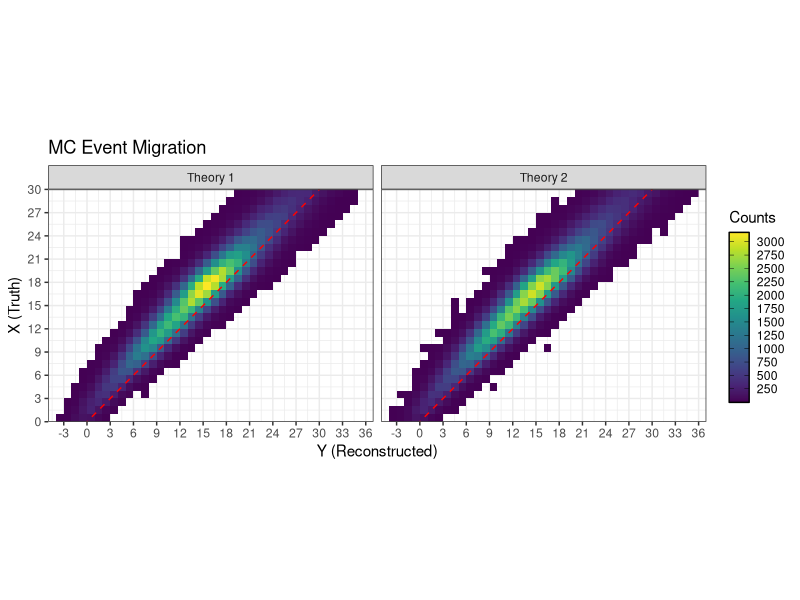

Reproduce this figure in R. (Note: this script raises an error after producing the figure.)
## ---- chunk 1
knitr::opts_chunk$set(echo = FALSE, message = FALSE, warning = FALSE)
## ---- chunk 2
library(tidyverse)
library(gridExtra)
library(grid)
library(gridtext)
library(gtable)
library(knitr)
library(RColorBrewer)
library(viridisLite)
library(viridis)
library(gtools)
library(cowplot)
library(egg)
library(scales)
library(ggforce)
## ---- chunk 3
set.seed(12321)
# Assume 10000 events
nsim_data <- 20000
dmrat <- 20
nsim_mc <- dmrat*nsim_data

# Two possible types of processes with different means but equal variances
loctn <- c(11,18,14)
scale <- c(4,4,5)
p <- 0.25
p1 <- c(0.3,0.7)
p2 <- c((1-p)*p1[1],(1-p)*p1[2],p)
p3 <- p2 + c(-0.04,0.03,0.01)

events_data1 <- c(rmultinom(1, nsim_data, p1))
events_data2 <- c(rmultinom(1, nsim_data, p2))
events_data3 <- c(rmultinom(1, nsim_data, p3))

events_mc1 <- c(rmultinom(1, nsim_mc, p1))
events_mc2 <- c(rmultinom(1, nsim_mc, p2))

x1_data1 <- rcauchy(events_data1[1], location = loctn[1], scale = scale[1])
x2_data1 <- rcauchy(events_data1[2], location = loctn[2], scale = scale[2])
x1_data2 <- rcauchy(events_data2[1], location = loctn[1], scale = scale[1])
x2_data2 <- rcauchy(events_data2[2], location = loctn[2], scale = scale[2])
x3_data2 <- rcauchy(events_data2[3], location = loctn[3], scale = scale[3])
x1_data3 <- rcauchy(events_data3[1], location = loctn[1], scale = scale[1])
x2_data3 <- rcauchy(events_data3[2], location = loctn[2], scale = scale[2])
x3_data3 <- rcauchy(events_data3[3], location = loctn[3], scale = scale[3])
x1_mc1 <- rcauchy(events_mc1[1], location = loctn[1], scale = scale[1])
x2_mc1 <- rcauchy(events_mc1[2], location = loctn[2], scale = scale[2])
x1_mc2 <- rcauchy(events_mc2[1], location = loctn[1], scale = scale[1])
x2_mc2 <- rcauchy(events_mc2[2], location = loctn[2], scale = scale[2])
x3_mc2 <- rcauchy(events_mc2[3], location = loctn[3], scale = scale[3])

x_data <- c(x1_data1,x2_data1,
            x1_data2,x2_data2,x3_data2,
            x1_data3,x2_data3,x3_data3)
x_mc <- c(x1_mc1,x2_mc1,
          x1_mc2,x2_mc2,x3_mc2)

# Efficiency
xdetected_data <- rbernoulli(nsim_data,1-exp(-sqrt(abs(x_data))/4)) == 1
xdetected_mc <- rbernoulli(nsim_mc,1-exp(-sqrt(abs(x_mc))/4)) == 1

# Add Smearing
err_mu_data <- -abs(x_data)^(1/4)
err_sd_data <- log((abs(x_data)+10)/4)
y_data <- x_data + rnorm(3*nsim_data, mean = err_mu_data, sd = err_sd_data)

err_mu_mc <- -abs(x_mc)^(1/4)
err_sd_mc <- log((abs(x_mc)+10)/4)
y_mc <- x_mc + rnorm(2*nsim_mc, mean = err_mu_mc, sd = err_sd_mc)

# Binned representation
xymin <- 2
xymax <- 27
xystep <- 3
dxy <- 2
xyaxes <- c(xymin-dxy,xymin,
            seq(xymin+xystep,xymax-xystep,xystep),
            xymax,xymax+dxy)

sims_data <- tibble("Theory" = 
                      rep(c("Theory 1","Theory 2","Theory 3"),
                          each = nsim_data),
                    "Truth" = x_data,
                    "Reconstructed" = y_data,
                    "Detected" = xdetected_data) %>%
  filter(Truth <= 30 & Truth >= 0)
sims_mc <- tibble("Theory" = 
                    rep(c("Theory 1","Theory 2"),
                        each = nsim_mc),
                  "Truth" = x_mc,
                  "Reconstructed" = y_mc,
                  "Detected" = xdetected_mc) %>%
  filter(Truth <= 30 & Truth >= 0)


bins_data <- sims_data %>%
  pivot_longer(c(Reconstructed,Truth), 
               names_to = "Treatment", 
               values_to = "Bin") %>%
  mutate(Bin = ceiling(Bin)) %>%
  filter(Bin <= 30 & Bin >= 1) %>%
  filter((Treatment == "Reconstructed" & Detected == TRUE) | Treatment == "Truth") %>%
  count(Theory, Bin, Treatment, name = "Counts") %>%
  complete(Theory, Bin=1:30, Treatment, fill = list(Counts=0)) %>%
  mutate(LBin = Bin-1,
         LCounts = cbind(
           rbind(diag(rep(1,62))[c(3,4,3:58,61,62),-c(1,2)],diag(0,60),diag(0,60)),
           rbind(diag(0,60),diag(rep(1,62))[c(3,4,3:58,61,62),-c(1,2)],diag(0,60)),
           rbind(diag(0,60),diag(0,60),diag(rep(1,62))[c(3,4,3:58,61,62),-c(1,2)])) %*% 
           Counts) %>%
  mutate(Density = Counts/nsim_data,
         LDensity = LCounts/nsim_data) %>%
  select(Theory, Treatment,LBin,Bin,LCounts,Counts,LDensity,Density)

bins_mc <- sims_mc %>%
  pivot_longer(c(Reconstructed,Truth), 
               names_to = "Treatment", 
               values_to = "Bin") %>%
  mutate(Bin = ceiling(Bin)) %>%
  filter(Bin <= 30 & Bin >= 1) %>%
  filter((Treatment == "Reconstructed" & Detected == TRUE) | Treatment == "Truth") %>%
  count(Theory, Bin, Treatment, name = "Counts") %>%
  complete(Theory, Bin=1:30,  Treatment, fill = list(Counts=0)) %>%
  mutate(LBin = Bin-1,
         LCounts = cbind(
           rbind(diag(rep(1,62))[c(3,4,3:58,61,62),-c(1,2)],diag(0,60)),
           rbind(diag(0,60),diag(rep(1,62))[c(3,4,3:60),-c(1,2)])) %*% 
           Counts) %>%
  mutate(Density = Counts/nsim_data,
         LDensity = LCounts/nsim_data) %>%
  select(Theory,Treatment,LBin,Bin,LCounts,Counts,LDensity,Density)

bins_all <- rbind(bins_data,bins_mc) %>%
  mutate(Source = c(rep("Data",180),rep("MC",120)),
         LCounts = LCounts/c(rep(1,180),rep(dmrat,120)),
         Counts = Counts/c(rep(1,180),rep(dmrat,120))) %>%
  mutate(Name = paste(Treatment,Source)) %>%
  filter(Source == "MC" | Treatment == "Reconstructed")

bins_all$Name[which(bins_all$Source == "Data")] <- "Reconstructed Data"

#max(sims_mc$Truth,sims_mc$Reconstructed,sims_data$Truth,sims_data$Reconstructed)
## ---- chunk 4
# Continuous representation
X <- seq(0,30,0.01)
nx <- length(X)

fp1x <- dcauchy(X, location = loctn[1], scale = scale[1]) 
fp2x <- dcauchy(X, location = loctn[2], scale = scale[2])
fp3x <- dcauchy(X, location = loctn[3], scale = scale[3])
#fx <- p*dlnorm(X, meanlog = 2.25, sdlog = 0.25) +
#  (1-p)*dlnorm(X, meanlog = 2.8, sdlog = 0.15)

fpx_truth1 <- tibble(X = rep(X,2), Density = c(p1[1]*fp1x,p1[2]*fp2x), 
                     Process = rep(c("Process 1","Process 2"), each = nx),
                     Theory = rep("Theory 1",2*nx))
fpx_truth2 <- tibble(X = rep(X,3), Density = c(p2[1]*fp1x,p2[2]*fp2x,p2[3]*fp3x), 
                     Process = rep(c("Process 1","Process 2","Process 3"), each = nx),
                     Theory = rep("Theory 2",3*nx))
fx_truth1 <- tibble(X = X, Density = p1[1]*fp1x + p1[2]*fp2x, 
                    Theory = rep("Theory 1",nx),Treatment = rep("Truth",nx))
fx_truth2 <- tibble(X = X, Density = p2[1]*fp1x + p2[2]*fp2x + p2[3]*fp3x,
                    Theory = rep("Theory 2",nx),Treatment = rep("Truth",nx))
fy_truth1 <- read.csv("f1yEstimate.csv") %>% 
  mutate(Theory = "Theory 1", Treatment = "Reconstructed")
fy_truth2 <- read.csv("f2yEstimate.csv") %>% 
  mutate(Theory = "Theory 2", Treatment = "Reconstructed")
names(fy_truth1)[1] <- names(fx_truth1)[1] <- 
  names(fy_truth2)[1] <- names(fx_truth2)[1] <- "XY"

# Binned expected counts
bins_expected1 <- read.csv("hist1Expected.csv") %>%
  mutate(LDensity = LCounts,
         Density = Counts,
         LCounts = LCounts*nsim_data,
         Counts = Counts*nsim_data)
bins_expected2 <- read.csv("hist2Expected.csv") %>%
  mutate(LDensity = LCounts,
         Density = Counts,
         LCounts = LCounts*nsim_data,
         Counts = Counts*nsim_data)

# Counts max
fmax_density <- 1.05*max(c(bins_data$Density,bins_mc$Density,
                           fx_truth1$Density,fx_truth2$Density,
                           fy_truth1$Density,fy_truth2$Density,
                           bins_expected1$Density,bins_expected2$Density))
fmax_count <- 1.05*max(c(bins_data$Counts,bins_mc$Counts/dmrat,
                         fx_truth1$Density*nsim_data,fx_truth2$Density*nsim_data,
                         fy_truth1$Density*nsim_data,fy_truth2$Density*nsim_data,
                         bins_expected1$Counts,bins_expected2$Counts))
## ---- chunk 5
# Plotting
continuous1 <- ggplot() + 
  theme_bw() +
  geom_line(data = filter(rbind(fpx_truth1,fpx_truth2),
                            X >= xymin-dxy &
                            X <= xymax+dxy),
            mapping = aes(x = X, 
                          y = nsim_data*Density,
                      color = Process,
                   linetype = Theory)) +
  scale_color_manual(name = NA,
                     labels = c("Process 1",
                                "Process 2",
                                "Process 3"),
                     breaks = c("Process 1",
                                "Process 2",
                                "Process 3"),
                     values = c("Process 1" = "#5e81b5",#alpha("#009E73",0.6),
                                "Process 2" = "#e19c24",#alpha("#0072B2",0.6),
                                "Process 3" = "#8fb032")) +#alpha("#0072B2",1))) +
  scale_linetype_manual(name = NA,
                        labels = c("Theory 1",
                                   "Theory 2"),
                        breaks = c("Theory 1",
                                   "Theory 2"),
                        values = c("Theory 1" = "solid",
                                   "Theory 2" = "solid")) +
  scale_x_continuous("X (Truth)",
                     breaks = xyaxes, 
                     limits = c(xymin-dxy,xymax+dxy), 
                     expand = c(0,0)) +
  scale_y_continuous("Counts",
                     limits = c(0,fmax_count), expand = c(0,0),
                     breaks = seq(0,ceiling(fmax_count),100))+
  theme(panel.grid.major = element_blank(),
        panel.grid.minor = element_blank(), 
        plot.margin = margin(0.15, 0.16, 0.12, 0.1, "cm"),
        legend.text = element_text(size = 7),
        legend.title = element_blank(),
        legend.position = c(.99, 0.99),
        legend.justification = c("right", "top"),
        legend.box.just = "left",
        legend.key.height = unit(10,"points"),
        legend.margin = margin(1,5,5,5,"pt"))

continuous2 <- ggplot() + 
  theme_bw() +
  geom_line(data = rbind(fx_truth1,fx_truth2,
                         fy_truth1,fy_truth2) %>%
              filter(Theory == "Theory 1"),
            mapping = aes(x = XY, 
                          y = nsim_data*Density,
                      color = Treatment),
            alpha = 0.7) +
  geom_line(data = rbind(fx_truth1,fx_truth2,
                         fy_truth1,fy_truth2) %>%
              filter(Theory == "Theory 2"),
            mapping = aes(x = XY, 
                          y = nsim_data*Density,
                   linetype = Treatment),
            color = rep(c("#8fb032","#eb6235"), each=nx),
            alpha = 0.7) +
  scale_color_manual(name = NA,
                     labels = c("Truth",
                                "Reconstructed"),
                     breaks = c("Truth",
                                "Reconstructed"),
                     values = c("Truth" = "#5e81b5",
                                "Reconstructed" = "#e19c24")) + 
  scale_linetype_manual(name = NA,
                        labels = c("Truth",
                                   "Reconstructed"),
                        breaks = c("Truth",
                                   "Reconstructed"),
                        values = c("Truth" = "solid",
                                   "Reconstructed" = "solid")) +
  guides(color = guide_legend(title = "Theory 1", order = 1, 
                              override.aes = list(shape = NA,
                                                  alpha = 0.7),
                              title.vjust = unit(-0.2, "pt")),
         linetype = guide_legend(title = "Theory 2", order = 2, 
                                 override.aes = list(color = c("#8fb032","#eb6235"),
                                                     alpha = c(0.8,0.8)),
                                 title.vjust = unit(-0.2, "pt"))) +
  scale_x_continuous("X (Truth), Y (Reconstructed)",
                     breaks = seq(0,30,3), 
                     limits = c(0,30), 
                     expand = c(0,0)) +
  scale_y_continuous("Counts",
                     limits = c(0,fmax_count), expand = c(0,0),
                     breaks = seq(0,ceiling(fmax_count),100)) +
  labs(title = "Scaled Exact Distributions") +
  theme(legend.text = element_text(size = 8),
        legend.title = element_text(size = 9),
        legend.justification = c("left", "top"),
        legend.box.just = "left",
        legend.spacing.y = unit(1, "pt"),
        legend.key.height = unit(10,"points"),
        legend.margin = margin(1,5,5,5,"pt"),
        aspect.ratio = 1,
        axis.title.y = element_blank())

# eb6235
# 8fb032

## ---- chunk 6
################### MC and Data #################################

discrete_DataMC <- ggplot() + 
  theme_bw() +
  geom_segment(data = filter(bins_all,
                               LBin >= 0 &
                               Bin <= 30 &
                               Source == "MC" &
                               Theory == "Theory 1"),
               mapping = aes(x = LBin,
                             y = Counts,
                          xend = Bin,
                          yend = Counts,
                         color = Name),
               alpha = 0.7) +
  geom_segment(data = filter(bins_all,
                               LBin >= 0 &
                               Bin <= 30 &
                               Source == "MC" &
                               Theory == "Theory 1"),
               mapping = aes(x = LBin,
                             y = LCounts,
                          xend = LBin,
                          yend = Counts,
                         color = Name),
               alpha = 0.7) +
  geom_segment(data = bins_all %>% 
                 filter(LBin >= 0 &
                          Bin <= 30 &
                          Source == "MC" &
                          Theory == "Theory 2") %>%
                 arrange(desc(Treatment)),
               mapping = aes(x = LBin,
                             y = Counts,
                          xend = Bin,
                          yend = Counts,
                      linetype = Name),
                         color = rep(c("#eb6235","#8fb032"),each=30),
               alpha = 0.7) +
  geom_segment(data = bins_all %>% 
                 filter(LBin >= 0 &
                          Bin <= 30 &
                          Source == "MC" &
                          Theory == "Theory 2") %>% 
                 arrange(desc(Treatment)),
               mapping = aes(x = LBin,
                             y = LCounts,
                          xend = LBin,
                          yend = Counts,
                      linetype = Name),
                         color = rep(c("#eb6235","#8fb032"),each=30),
               alpha = 0.7) +
  geom_point(data = bins_all %>% 
               filter(LBin >= 0 & Bin <= 30 &
                        Source == "Data" & Theory == "Theory 2"),
             mapping = aes(x = LBin+0.5,
                           y = Counts,
                           fill = "Reconstructed"),
             shape = 20, color = "black") +
  scale_x_continuous("X (Truth), Y (Reconstructed)",
                     breaks = seq(0,30,3), 
                     limits = c(0,30), 
                     expand = c(0,0)) +
  scale_y_continuous("Counts",
                     limits = c(0,fmax_count), expand = c(0,0),
                     breaks = seq(0,ceiling(fmax_count),100)) +
  scale_color_manual(name = NA,
                     labels = c("Truth",
                                "Reconstructed"),
                     breaks = c("Truth MC",
                                "Reconstructed MC"),
                     values = c("Truth MC" = "#5e81b5",
                                "Reconstructed MC" = "#e19c24")) + #"#eb6235","#8fb032"
  scale_linetype_manual(name = NA,
                        labels = c("Truth",
                                   "Reconstructed"),
                        breaks = c("Truth MC",
                                   "Reconstructed MC"),
                        values = c("Truth MC" = "solid",
                                   "Reconstructed MC" = "solid")) +
  guides(color = guide_legend(title = "Theory 1", order = 1, 
                              override.aes = list(shape = NA,
                                                  alpha = 0.7),
                              title.vjust = unit(-0.5, "pt")),
         linetype = guide_legend(title = "Theory 2", order = 2, 
                                 override.aes = list(color = c("#eb6235","#8fb032"),
                                                     alpha = 0.7),
                                 title.vjust = unit(-0.5, "pt")),
         fill = guide_legend(title = "Data", order = 3, title.vjust = unit(-0.5, "pt"))) +
  labs(title = "MC Simulations and ''Data''") +
  theme(legend.title = element_text(size = 9),
        legend.text = element_text(size = 8),
        legend.box.just = "left",
        legend.spacing.y = unit(-2.5, "pt"),
        legend.key.height = unit(10,"points"),
        aspect.ratio = 1,
        axis.text.y = element_blank(),
        axis.ticks.y = element_blank(),
        axis.title.y = element_blank())
## ---- chunk 7
########## MIGRATION ###########################################################

migration <- sims_mc %>%
  filter(Detected == TRUE &
           Truth <= 30 & Truth >= 0) %>%
  ggplot() +
    scale_y_continuous(breaks = seq(0,30,by=3),
                       limits = c(0,30), 
                       expand = c(0,0)) +
    scale_x_continuous(breaks = seq(-3,36,by=3), 
                       limits = c(-5,37), 
                       expand = c(0,0)) +
    theme_bw() +
    stat_bin2d(geom="raster",
               mapping = aes(x = Reconstructed, 
                             y = Truth), 
               breaks = list(x = seq(-4,36,1),
                             y = seq(0,30,1))) +
    labs(x = "Y (Reconstructed)", y = "X (Truth)",
         title = "MC Event Migration") +
    geom_abline(intercept=0,slope=1,lty="dashed",col="red") +
    facet_grid(~Theory) + coord_equal(ratio = 1)

gradient_max <- max(ggplot_build(migration)$data[[1]]$count)
gmins <- abs(floor(gradient_max/10^(floor(log10(gradient_max))-1))/
               c(5,10,20,25,50)-1)
gradient_step <- c(5,10,20,25,50)[which(gmins == min(gmins))]*
  10^(floor(log10(gradient_max))-2)

migration <- migration +
  scale_fill_gradientn(colours = viridis(11),
                       breaks = seq(0,gradient_max,gradient_step),
                       guide = guide_colourbar(barwidth = 1, 
                                               barheight = 8.5,
                                               frame.colour = "black",
                                               ticks.colour = "black",
                                               title = "Counts"))
migration
## ---- chunk 8
plot1 <- ggplotGrob(continuous2 + theme(legend.position = "none",
                                        axis.title.x = element_blank()))
plot2 <- ggplotGrob(discrete_DataMC + theme(legend.position = "none",
                                        axis.title.x = element_blank()))
#list(plot1$widths,plot2$widths)

#plot1$widths[3] <- plot2$widths[9]
#plot1$widths[6] <- plot2$widths[6]

egg::ggarrange(continuous2 + theme(legend.position = "none", axis.title.x = element_blank()), 
               discrete_DataMC + theme(axis.title.x = element_blank()), nrow = 1,
               left = textGrob("Counts", rot = 90, vjust = 0.25),
               bottom = textGrob("X (Truth), Y (Reconstructed)", hjust = 0.8))
## ---- chunk 9
### Data 1
dataReco1 <- sims_data %>%
  filter(Theory == "Theory 1" &
           Truth <= 30 & Truth >= 0 &
           Detected == TRUE) %>%
  mutate(Bin = ceiling(Reconstructed)) %>%
  count(Bin, name = "Counts") %>%
  select(Bin, Counts)
sidedata1 <- dataReco1 %>%
  filter(Bin < 1 | Bin > 30) %>% pull(Bin)
dataReco1 <- dataReco1 %>%
  filter(Bin >= 1 & Bin <= 30) %>%
  rbind(dataReco1 %>% filter(Bin < 1 | Bin > 30) %>%
          mutate(Counts = sum(Counts)) %>% 
          filter(Bin == 31))

dataTruth1 <- sims_data %>%
  filter(Theory == "Theory 1" &
           Truth <= 30 & Truth >= 0) %>%
  mutate(Bin = ceiling(Truth)) %>%
  count(Bin, name = "Counts") %>%
  select(Bin, Counts)

### Data 2
dataReco2 <- sims_data %>%
  filter(Theory == "Theory 2" &
           Truth <= 30 & Truth >= 0 &
           Detected == TRUE) %>%
  mutate(Bin = ceiling(Reconstructed)) %>%
  count(Bin, name = "Counts") %>%
  select(Bin, Counts)
sidedata2 <- dataReco2 %>%
  filter(Bin < 1 | Bin > 30) %>% pull(Bin)
dataReco2 <- dataReco2 %>%
  filter(Bin >= 1 & Bin <= 30) %>%
  rbind(dataReco2 %>% filter(Bin < 1 | Bin > 30) %>%
          mutate(Counts = sum(Counts)) %>% 
          filter(Bin == 31))

dataTruth2 <- sims_data %>%
  filter(Theory == "Theory 2" &
           Truth <= 30 & Truth >= 0) %>%
  mutate(Bin = ceiling(Truth)) %>%
  count(Bin, name = "Counts") %>%
  select(Bin, Counts)

### Data 3
dataReco3 <- sims_data %>%
  filter(Theory == "Theory 3" &
           Truth <= 30 & Truth >= 0 &
           Detected == TRUE) %>%
  mutate(Bin = ceiling(Reconstructed)) %>%
  count(Bin, name = "Counts") %>%
  select(Bin, Counts)
sidedata3 <- dataReco3 %>%
  filter(Bin < 1 | Bin > 30) %>% pull(Bin)
dataReco3 <- dataReco3 %>%
  filter(Bin >= 1 & Bin <= 30) %>%
  rbind(dataReco2 %>% filter(Bin < 1 | Bin > 30) %>%
          mutate(Counts = sum(Counts)) %>% 
          filter(Bin == 31))

dataTruth3 <- sims_data %>%
  filter(Theory == "Theory 3" &
           Truth <= 30 & Truth >= 0) %>%
  mutate(Bin = ceiling(Truth)) %>%
  count(Bin, name = "Counts") %>%
  select(Bin, Counts)

### MC 1
mcReco1 <- sims_mc %>%
  filter(Theory == "Theory 1" &
           Truth <= 30 & Truth >= 0 &
           Detected == TRUE) %>%
  mutate(Bin = ceiling(Reconstructed)) %>%
  count(Bin, name = "Counts") %>%
  select(Bin, Counts)

sidemc1 <- mcReco1 %>%
  filter(Bin < 1 | Bin > 30) %>% pull(Bin)
mcmat1 <- matrix(rep(0,31*max(sidemc1-min(sidemc1)+1)),ncol=31)
mcmat1[(1:30-min(sidemc1)+1),1:30] <- diag(1,30)
mcmat1[(sidemc1-min(sidemc1)+1),31] <- 1

mcReco1 <- mcReco1 %>%
  filter(Bin >= 1 & Bin <= 30) %>%
  rbind(mcReco1 %>% filter(Bin < 1 | Bin > 30) %>%
          mutate(Counts = sum(Counts)) %>% 
          filter(Bin == 31))

mcTruth1 <- sims_mc %>%
  filter(Theory == "Theory 1" &
           Truth <= 30 & Truth >= 0) %>%
  mutate(Bin = ceiling(Truth)) %>%
  count(Bin, name = "Counts") %>%
  select(Bin, Counts)

### MC 2
mcReco2 <- sims_mc %>%
  filter(Theory == "Theory 2" &
           Truth <= 30 & Truth >= 0 &
           Detected == TRUE) %>%
  mutate(Bin = ceiling(Reconstructed)) %>%
  count(Bin, name = "Counts") %>%
  select(Bin, Counts)

sidemc2 <- mcReco2 %>%
  filter(Bin < 1 | Bin > 30) %>% pull(Bin)
mcmat2 <- matrix(rep(0,31*max(sidemc2-min(sidemc2)+1)),ncol=31)
mcmat2[(1:30-min(sidemc2)+1),1:30] <- diag(1,30)
mcmat2[(sidemc2-min(sidemc2)+1),31] <- 1

mcReco2 <- mcReco2 %>%
  filter(Bin >= 1 & Bin <= 30) %>%
  rbind(mcReco2 %>% filter(Bin < 1 | Bin > 30) %>%
          mutate(Counts = sum(Counts)) %>% 
          filter(Bin == 31))

mcTruth2 <- sims_mc %>%
  filter(Theory == "Theory 2" &
           Truth <= 30 & Truth >= 0) %>%
  mutate(Bin = ceiling(Truth)) %>%
  count(Bin, name = "Counts") %>%
  select(Bin, Counts)


## ---- chunk 10
BbB_bins <- tibble(Theory = c(rep(c("Theory 1","Theory 2","Theory 3"),each=60),
                              rep(c("Theory 1","Theory 2"),each=30)),
                   `Assumed Theory` = rep(rep(c("Theory 1","Theory 2"),each=30),4),
                   LBin = rep(0:29,8), Bin = rep(1:30,8),
                   LCounts = c(((mcTruth1$Counts/mcReco1$Counts[1:30])*
                                  dataReco1$Counts[1:30])[c(1,1:29)],
                               ((mcTruth2$Counts/mcReco2$Counts[1:30])*
                                  dataReco1$Counts[1:30])[c(1,1:29)],
                               ((mcTruth1$Counts/mcReco1$Counts[1:30])*
                                  dataReco2$Counts[1:30])[c(1,1:29)],
                               ((mcTruth2$Counts/mcReco2$Counts[1:30])*
                                  dataReco2$Counts[1:30])[c(1,1:29)],
                               ((mcTruth1$Counts/mcReco1$Counts[1:30])*
                                  dataReco3$Counts[1:30])[c(1,1:29)],
                               ((mcTruth2$Counts/mcReco2$Counts[1:30])*
                                  dataReco3$Counts[1:30])[c(1,1:29)],
                               mcTruth1$Counts[c(1,1:29)]/dmrat,
                               mcTruth2$Counts[c(1,1:29)]/dmrat),
                   Counts = c((mcTruth1$Counts/mcReco1$Counts[1:30])*
                                dataReco1$Counts[1:30],
                              (mcTruth2$Counts/mcReco2$Counts[1:30])*
                                dataReco1$Counts[1:30],
                              (mcTruth1$Counts/mcReco1$Counts[1:30])*
                                dataReco2$Counts[1:30],
                              (mcTruth2$Counts/mcReco2$Counts[1:30])*
                                dataReco2$Counts[1:30],
                              (mcTruth1$Counts/mcReco1$Counts[1:30])*
                                dataReco3$Counts[1:30],
                              (mcTruth2$Counts/mcReco2$Counts[1:30])*
                                dataReco3$Counts[1:30],
                              mcTruth1$Counts/dmrat,
                              mcTruth2$Counts/dmrat),
                   Name = c(rep(c("Theory 1 Data","Theory 2 Data",
                                  "Theory 3 Data"),each=60),
                            rep("MC",60)))

BbB_bins_res <- BbB_bins
BbB_bins_res <- BbB_bins_res %>% 
  mutate(`Assumed Theory` = rep(rep(c("Theory 1 Residuals",
                                      "Theory 2 Residuals"),each=30),4),
         LCounts = rep(c(0,mcTruth1$Counts[1:29]/dmrat,
                         0,mcTruth2$Counts[1:29]/dmrat),4) - LCounts,
         Counts = rep(c(mcTruth1$Counts/dmrat,
                        mcTruth2$Counts/dmrat),4) - Counts)
BbB_bins <- rbind(BbB_bins,BbB_bins_res)


ggplot() + 
  theme_bw() +
  geom_rect(data = BbB_bins %>%
              mutate(ymin = Counts - 
                       rep(sqrt(c((mcTruth1$Counts^2/
                                 mcReco1$Counts[1:30]),
                              (mcTruth2$Counts^2/
                                 mcReco2$Counts[1:30]))),8),
                     ymax = Counts + 
                       rep(sqrt(c((mcTruth1$Counts^2/
                                 mcReco1$Counts[1:30]),
                              (mcTruth2$Counts^2/
                                 mcReco2$Counts[1:30]))),8),
                     xmin = LBin, xmax = Bin),
            mapping = aes(xmin=xmin,ymin=ymin,
                          xmax=xmax,ymax=ymax,
                          fill=Name),alpha=0.2) +
  geom_segment(data = BbB_bins,
               mapping = aes(x = LBin,
                             y = Counts,
                          xend = Bin,
                          yend = Counts,
                         color = Name),
               alpha = 0.7) +
  geom_segment(data = BbB_bins,
               mapping = aes(x = LBin,
                             y = LCounts,
                          xend = LBin,
                          yend = Counts,
                         color = Name),
               alpha = 0.7) +
  scale_x_continuous("X (Truth)",
                     breaks = seq(0,30,by=3), 
                       limits = c(0,30), 
                       expand = c(0,0)) +
  scale_color_manual(labels = c("Theory 1 Data","Theory 2 Data","Theory 3 Data","MC"),
                     breaks = c("Theory 1 Data","Theory 2 Data","Theory 3 Data","MC"),
                     values = c("#5e81b5","#e19c24","#eb6235","#000000")) +
  scale_fill_manual(labels = c("Theory 1 Data","Theory 2 Data","Theory 3 Data","MC"),
                     breaks = c("Theory 1 Data","Theory 2 Data","Theory 3 Data","MC"),
                     values = c(alpha("#5e81b5",0.2),alpha("#e19c24",0.2),
                                alpha("#eb6235",0.2),NA)) +
  guides(fill = guide_legend("Key", override.aes = list(fill=c(alpha("#5e81b5",0.2),alpha("#e19c24",0.2),
                                alpha("#eb6235",0.2),NA))),
         color = guide_legend("Key")) +
  facet_wrap(`Assumed Theory` ~ ., ncol = 2, dir = "v", scales = "free")
## ---- chunk 11

biases <- c((mcTruth1$Counts/mcReco1$Counts[1:30] - 
  (bins_expected1 %>% filter(Treatment == "Truth") %>% pull(Counts))/
  (bins_expected1 %>% filter(Treatment == "Measured") %>% pull(Counts))) *
  (bins_expected1 %>% filter(Treatment == "Measured") %>% pull(Counts)),
  (mcTruth2$Counts/mcReco2$Counts[1:30] - 
  (bins_expected1 %>% filter(Treatment == "Truth") %>% pull(Counts))/
  (bins_expected1 %>% filter(Treatment == "Measured") %>% pull(Counts))) *
  (bins_expected1 %>% filter(Treatment == "Measured") %>% pull(Counts)),
  (mcTruth1$Counts/mcReco1$Counts[1:30] - 
  (bins_expected2 %>% filter(Treatment == "Truth") %>% pull(Counts))/
  (bins_expected2 %>% filter(Treatment == "Measured") %>% pull(Counts))) *
  (bins_expected2 %>% filter(Treatment == "Measured") %>% pull(Counts)),
  (mcTruth2$Counts/mcReco2$Counts[1:30] - 
  (bins_expected2 %>% filter(Treatment == "Truth") %>% pull(Counts))/
  (bins_expected2 %>% filter(Treatment == "Measured") %>% pull(Counts))) *
  (bins_expected2 %>% filter(Treatment == "Measured") %>% pull(Counts)),
  ((bins_expected1 %>% filter(Treatment == "Truth") %>% pull(Counts))/
  (bins_expected1 %>% filter(Treatment == "Measured") %>% pull(Counts))-
    (bins_expected2 %>% filter(Treatment == "Truth") %>% pull(Counts))/
  (bins_expected2 %>% filter(Treatment == "Measured") %>% pull(Counts))) *
    (bins_expected2 %>% filter(Treatment == "Measured") %>% pull(Counts)))

biasplotT1 <- plot(c(-1,31), c(0,0), lty=2, ylim=c(min(biases),max(biases)), type="l")
lines(1:30, biases[1:30], col="#5e81b5")
lines(1:30, biases[31:60], col="#8fb032")

biasplotT2 <- plot(c(-1,31), c(0,0), lty=2, ylim=c(min(biases),max(biases)), type="l")
lines(1:30, biases[61:90], col=4)
lines(1:30, biases[91:120], col=6)
## ---- chunk 12
R_mc1 <- sims_mc %>%
  filter(Theory == "Theory 1" &
           Detected == TRUE &
           Truth <= 30 & Truth >= 0) %>%
  mutate(Truth = ceiling(Truth),
         Reconstructed = ceiling(Reconstructed)) %>%
  count(Truth, Reconstructed, name = "Counts") %>%
  complete(Reconstructed=max(Reconstructed):min(Reconstructed),
           Truth=1:30, fill = list(Counts=0)) %>%
  pull(Counts) %>% matrix(byrow = T, ncol = 30) %>% 
  t() %*% mcmat1 %>% t() * matrix(rep(1/mcTruth1$Counts,each=31),ncol=30)

R_mc2 <- sims_mc %>%
  filter(Theory == "Theory 2" &
           Detected == TRUE &
           Truth <= 30 & Truth >= 0) %>%
  mutate(Truth = ceiling(Truth),
         Reconstructed = ceiling(Reconstructed)) %>%
  count(Truth, Reconstructed, name = "Counts") %>%
  complete(Reconstructed=max(Reconstructed):min(Reconstructed),
           Truth=1:30, fill = list(Counts=0)) %>%
  pull(Counts) %>% matrix(byrow = T, ncol = 30) %>% 
  t() %*% mcmat2 %>% t() * matrix(rep(1/mcTruth2$Counts,each=31),ncol=30)


Vnu1 <- diag(mcReco1$Counts/dmrat)
Vnu2 <- diag(mcReco2$Counts/dmrat)

inv_R_mc1 <- solve(t(R_mc1) %*% solve(Vnu1) %*% R_mc1) %*% t(R_mc1) %*% solve(Vnu1)
inv_R_mc2 <- solve(t(R_mc2) %*% solve(Vnu2) %*% R_mc2) %*% t(R_mc2) %*% solve(Vnu2)

Vmu1 <- inv_R_mc1 %*% Vnu1 %*% t(inv_R_mc1)
Vmu2 <- inv_R_mc2 %*% Vnu2 %*% t(inv_R_mc2)

data1_unfolded_mc1 <- inv_R_mc1 %*% dataReco1$Counts
data1_unfolded_mc2 <- inv_R_mc2 %*% dataReco1$Counts
data2_unfolded_mc1 <- inv_R_mc1 %*% dataReco2$Counts
data2_unfolded_mc2 <- inv_R_mc2 %*% dataReco2$Counts
data3_unfolded_mc1 <- inv_R_mc1 %*% dataReco3$Counts
data3_unfolded_mc2 <- inv_R_mc2 %*% dataReco3$Counts
mc1_unfolded_mc1 <- inv_R_mc1 %*% mcReco1$Counts
mc1_unfolded_mc2 <- inv_R_mc2 %*% mcReco1$Counts
mc2_unfolded_mc1 <- inv_R_mc1 %*% mcReco2$Counts
mc2_unfolded_mc2 <- inv_R_mc2 %*% mcReco2$Counts
## ---- chunk 13
bins_hat <- tibble(Theory = c(rep(c(rep(c("Theory 1","Theory 2","Theory 3"),each=30),
                                    rep(c("Theory 1","Theory 2"),each=30)),2),
                              c(rep(c("Theory 1","Theory 2","Theory 3"),each=60),
                                  rep(c("Theory 1","Theory 2"),each=60))),
                   `Assumed Theory` = c(rep(c(rep(c("Theory 1","Theory 2","Theory 3"),each=30),
                                    rep(c("Theory 1","Theory 2"),each=30)),2),
                              c(rep(rep(c("Theory 1","Theory 2"),each=30),5))),
                   LBin = rep(0:29,20),
                   Bin = rep(1:30,20),
                   LCounts = c(dataReco1$Counts[c(1,1:29)],
                               dataReco2$Counts[c(1,1:29)],
                               dataReco3$Counts[c(1,1:29)],
                               mcReco1$Counts[c(1,1:29)]/dmrat,
                               mcReco2$Counts[c(1,1:29)]/dmrat,
                               dataTruth1$Counts[c(1,1:29)],
                               dataTruth2$Counts[c(1,1:29)],
                               dataTruth3$Counts[c(1,1:29)],
                               mcTruth1$Counts[c(1,1:29)]/dmrat,
                               mcTruth2$Counts[c(1,1:29)]/dmrat,
                               data1_unfolded_mc1[c(1,1:29)],
                               data1_unfolded_mc2[c(1,1:29)],
                               data2_unfolded_mc1[c(1,1:29)],
                               data2_unfolded_mc2[c(1,1:29)],
                               data3_unfolded_mc1[c(1,1:29)],
                               data3_unfolded_mc2[c(1,1:29)],
                               mc1_unfolded_mc1[c(1,1:29)]/dmrat,
                               mc1_unfolded_mc2[c(1,1:29)]/dmrat,
                               mc2_unfolded_mc1[c(1,1:29)]/dmrat,
                               mc2_unfolded_mc2[c(1,1:29)]/dmrat),
                   Counts = c(dataReco1$Counts[1:30],
                              dataReco2$Counts[1:30],
                              dataReco3$Counts[1:30],
                              mcReco1$Counts[1:30]/dmrat,
                              mcReco2$Counts[1:30]/dmrat,
                              dataTruth1$Counts,
                              dataTruth2$Counts,
                              dataTruth3$Counts,
                              mcTruth1$Counts/dmrat,
                              mcTruth2$Counts/dmrat,
                              data1_unfolded_mc1,
                              data1_unfolded_mc2,
                              data2_unfolded_mc1,
                              data2_unfolded_mc2,
                              data3_unfolded_mc1,
                              data3_unfolded_mc2,
                              mc1_unfolded_mc1/dmrat,
                              mc1_unfolded_mc2/dmrat,
                              mc2_unfolded_mc1/dmrat,
                              mc2_unfolded_mc2/dmrat),
                   Treatment = c(rep(c("Reconstructed","Truth"),each=5*30),
                                 rep("TruthHat",300)),
                   Source = c(rep("Data",3*30),rep("MC",2*30),
                              rep("Data",3*30),rep("MC",2*30),
                              rep("Data",6*30),rep("MC",4*30)),
                   Name = c(rep("Reconstucted Theory 1 Data",30),
                            rep("Reconstucted Theory 2 Data",30),
                            rep("Reconstucted Theory 3  Data",30),
                            rep("Reconstucted Theory 1  MC",30),
                            rep("Reconstucted Theory 2  MC",30),
                            rep("Truth Theory 1 Data",30),
                            rep("Truth Theory 2 Data",30),
                            rep("Truth Theory 3 Data",30),
                            rep("Truth Theory 1 MC",30),
                            rep("Truth Theory 2 MC",30),
                            rep("Unfolded Theory 1 Data",60),
                            rep("Unfolded Theory 2 Data",60),
                            rep("Unfolded Theory 3 Data",60),
                            rep("Unfolded Theory 1 MC",60),
                            rep("Unfolded Theory 2 MC",60)),
                   Error = c(sqrt(diag(Vnu1))[1:30],
                             sqrt(diag(Vnu2))[1:30],
                             rep(0,30),
                             sqrt(diag(Vmu1)),
                             sqrt(diag(Vmu2)),
                             rep(0,11*30),
                             sqrt(diag(Vmu1)),
                             sqrt(diag(Vmu2)),
                             sqrt(diag(Vmu1)),
                             sqrt(diag(Vmu2))))

bins_hat <- bins_hat %>%
  mutate(Step = "Counts") %>%
  rbind(bins_hat %>% 
          filter(Treatment == "TruthHat") %>%
          mutate(LCounts = rep(bins_hat %>% 
                                 filter(Source == "MC" & Treatment == "Truth") %>% 
                                 pull(LCounts),5) - LCounts,
                 Counts = rep(bins_hat %>% 
                                filter(Source == "MC" & Treatment == "Truth") %>% 
                                pull(Counts),5) - Counts,
                 Step = "Residuals")) %>%
  mutate(across(Name, factor, 
                levels = c("Unfolded Theory 1 Data",
                           "Unfolded Theory 2 Data",
                           "Unfolded Theory 3 Data",
                           "Unfolded Theory 1 MC",
                           "Unfolded Theory 2 MC")))


asinh_trans <- function(){
  trans_new(name = 'asinh', transform = function(x) asinh(x), 
            inverse = function(x) sinh(x))
}
fancy_scientific <- function(l) {
     # turn in to character string in scientific notation
     l <- format(l, scientific = TRUE)
     # replace 0e+00 with 0
     l <- gsub("0e\\+00","0",l)
     # remove + after exponent, if exists. E.g.: (3x10^+2 -> 3x10^2)
     l <- gsub("e\\+","e",l)
     # turn the 'e+' into plotmath format
     l <- gsub("e", "\\10^", l)
     parse(text=l)
}

ggplot() + 
  theme_bw() +
  geom_hline(yintercept = 0, linetype = "dashed", alpha = 0.5) +
  geom_segment(data = bins_hat %>%
                 filter(Treatment == "TruthHat"&
                          Step == "Residuals"),
               mapping = aes(x = LBin,
                             y = Counts,
                          xend = Bin,
                          yend = Counts,
                         color = `Assumed Theory`),
               alpha = 0.8) +
  geom_segment(data = bins_hat %>%
                 filter(Treatment == "TruthHat"&
                          Step == "Residuals"),
               mapping = aes(x = LBin,
                             y = LCounts,
                          xend = LBin,
                          yend = Counts,
                         color = `Assumed Theory`),
               alpha = 0.8) +
  scale_x_continuous(breaks = seq(0,30,by=3), 
                       limits = c(0,30), 
                       expand = c(0,0)) +
  scale_y_continuous(trans="asinh",
                     breaks = c(-10^(c(6,4,2)),0,10^(c(2,4,6))),
                     labels = fancy_scientific) +
  scale_color_manual(values = c("#5e81b5","#e19c24")) +
  facet_wrap(Name ~ ., ncol = 3) +
  theme(legend.position = c(0.95, 0.1), legend.justification = c(1, 0)) +
  labs(title = expression(Residuals~of~estimated~true~counts~using~pseudoinverses~
                      (widehat(mu)==R^paste("+")*~widehat(nu))), x = "X (Truth)", 
       y = expression(mu~-~widehat(mu)~~(Residuals)))

## ---- chunk 14

C <- rbind(rep(0,30),cbind(diag(1,29),rep(0,29))) + 
  rbind(cbind(rep(0,29),diag(1,29)),rep(0,30)) +
  diag(c(-1,rep(-2,28),-1)) + diag(10^(-3),30)

A1 <- R_mc1 %*% diag(mcTruth1$Counts)
Ainv1 <- svd(A1)$v %*% solve(diag(svd(A1)$d)) %*% t(svd(A1)$u)

plot(1:30, svd(A1)$d, log="y")

#max(svd(A1)$d)/min(svd(A1)$d)

#svd(A1)$v %*% solve(diag(svd(A1)$d))^2 %*% t(svd(A1)$v)

y1 <- dataReco1$Counts/sqrt(mcReco1$Counts)
#t(svd(A1)$u) %*% y1


B1 <- Vnu1
Q1 <- svd(B1)$u
R1 <- diag(svd(B1)$d)
As1 <- t(t(Q1) %*% solve(R1)) %*% A1
Xinv1 <- diag(0,30)
for(j in 1:30){
  for(k in 1:30){
    Xinv1[j,k] <- (1/prod(mcTruth1$Counts[c(j,k)]))*sum(As1[,j]*As1[,k])
  }
}
bs1 <- diag(solve(R1)) * (Q1 %*% mcReco1$Counts)
U1 <- svd(As1 %*% solve(C))$u
V1 <- svd(As1 %*% solve(C))$v
d <- t(U1) %*% bs1

plot(1:30, abs(d), log="y")
abline(h = sqrt(pi)/2, lty = 2)

plot(1:30,rev(cumsum(rev(abs(d)))/(1:30)),log="y")
abline(h = sqrt(pi)/2, lty = 2)

A2 <- R_mc2 %*% diag(mcTruth2$Counts)
B2 <- Vnu2
Q2 <- svd(B2)$u
R2<- diag(svd(B2)$d)

inv_R_mc1 <- solve(t(R_mc1) %*% solve(Vnu1) %*% R_mc1) %*% t(R_mc1) %*% solve(Vnu1)
inv_R_mc2 <- solve(t(R_mc2) %*% solve(Vnu2) %*% R_mc2) %*% t(R_mc2) %*% solve(Vnu2)

Vmu1 <- inv_R_mc1 %*% Vnu1 %*% t(inv_R_mc1)
Vmu2 <- inv_R_mc2 %*% Vnu2 %*% t(inv_R_mc2)

data1_unfolded_mc1 <- inv_R_mc1 %*% dataReco1$Counts
data1_unfolded_mc2 <- inv_R_mc2 %*% dataReco1$Counts
data2_unfolded_mc1 <- inv_R_mc1 %*% dataReco2$Counts
data2_unfolded_mc2 <- inv_R_mc2 %*% dataReco2$Counts
data3_unfolded_mc1 <- inv_R_mc1 %*% dataReco3$Counts
data3_unfolded_mc2 <- inv_R_mc2 %*% dataReco3$Counts
mc1_unfolded_mc1 <- inv_R_mc1 %*% mcReco1$Counts
mc1_unfolded_mc2 <- inv_R_mc2 %*% mcReco1$Counts
mc2_unfolded_mc1 <- inv_R_mc1 %*% mcReco2$Counts
mc2_unfolded_mc2 <- inv_R_mc2 %*% mcReco2$Counts
## ---- chunk 15
venndiagram <- tibble(X0 = c(0,0,-1.2,0.9),
                      Y0 = c(-0.75,0.75,0,-1.05),
                      R = c(4.5,4.5,2.75,2.3),
                      space = c("Vector Space", "Metric Space", "Inner Product Space",
                                "Banach Space")) %>%
  mutate(across(space, factor, 
                levels = c("Vector Space","Metric Space","Normed Space",
                           "Inner Product Space","Banach Space", "Hilbert Space")))
venntext <- tibble(X = c(0,2,0,-2.2,1.8,0),
                   Y = c(4.5,2,-4.5,0.75,-1.8,-0.6),
                   theta = c(0,-45,0,50,55,0),
                   text = c("Vector Space\n(vectors)","Normed Space\n(length)",
                                "Metric Space\n(distance)", "Inner Product\nSpace\n(angle/orthogonality)",
                                "Banach Space\n(completeness)", "Hilbert\nSpace"))
                           

ggplot() +
  coord_fixed() + theme_void() +
  geom_circle(data = venndiagram,
              mapping = aes(x0 = X0, y0 = Y0, r = R,
                            fill = space),
              alpha = 0.35) +
  geom_text(data = venntext,
            mapping = aes(x = X, y = Y, angle = theta,
                          label = text), size = 3.5) +
  theme(legend.position = "none") +
  scale_fill_manual(values = c("#a01000", "#409500", "#e55500", "#000090", "#ffffff"))
  
